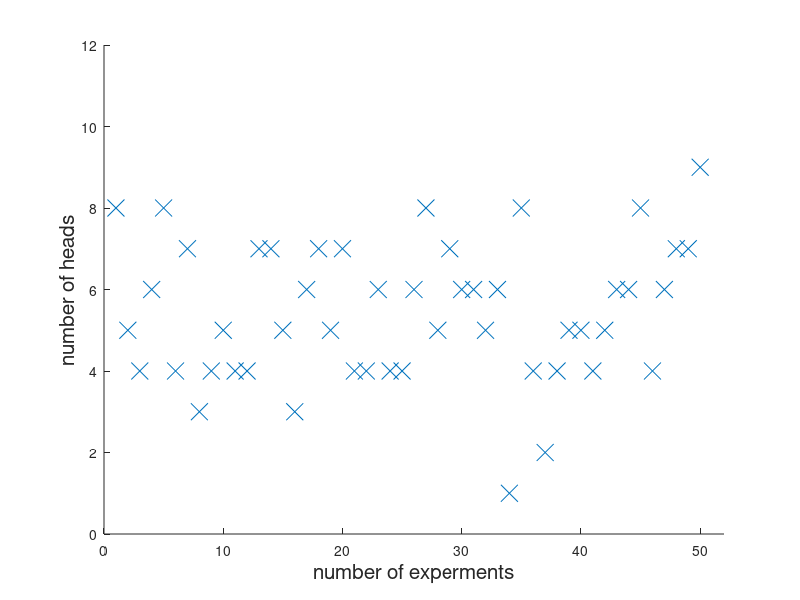
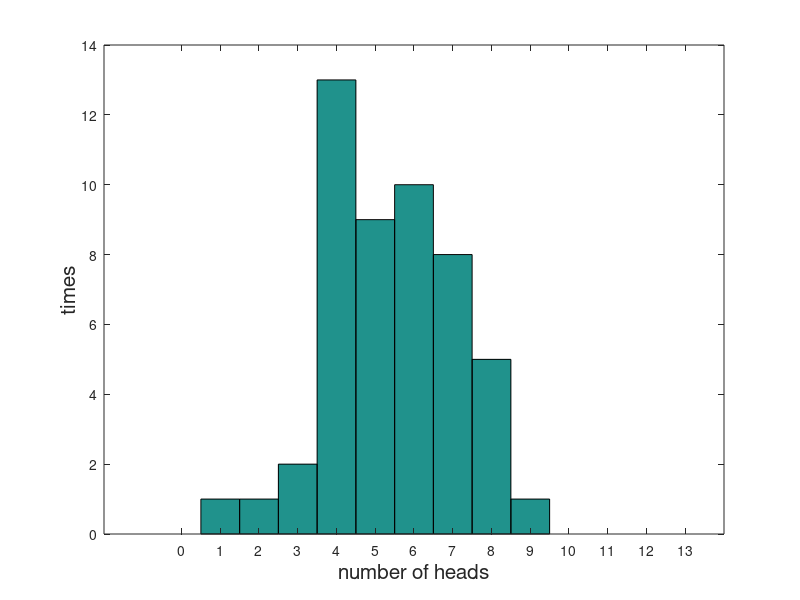
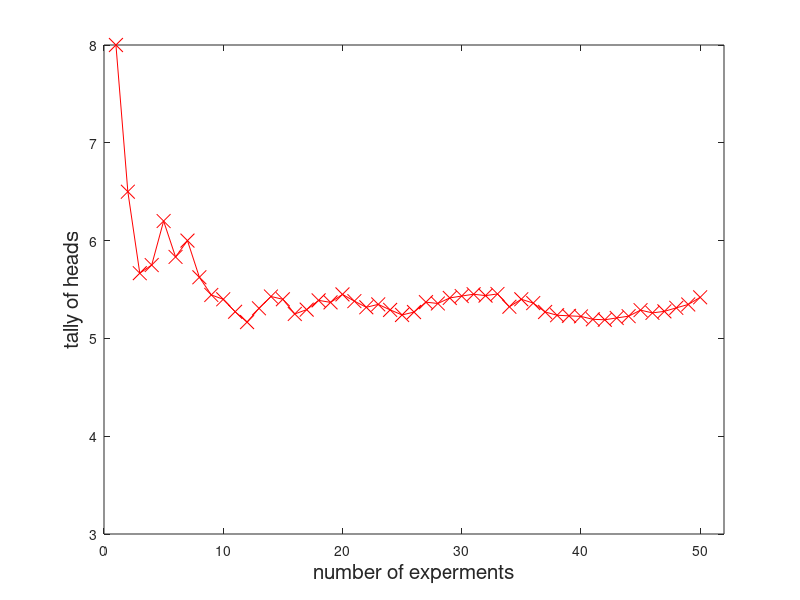

Write the MATLAB code that produced these figures, in order.
close all; clear; clc;
heads = [8 5 4 6 8 4 7 3 4 5,...
         4 4 7 7 5 3 6 7 5 7,...
         4 4 6 4 4 6 8 5 7 6,...
         6 5 6 1 8 4 2 4 5 5,...
         4 5 6 6 8 4 6 7 7 9];

scatter(1:50,heads,150,'x');
axis([0 52 0 12]);
xlabel('number of experments','FontSize',15);
ylabel('number of heads','FontSize',15);

figure;
hist(heads,0:13);
xlabel('number of heads','FontSize',15);
ylabel('times','FontSize',15);

tally = zeros(0,50);
for i = 1 : 50
    tally(i) = sum(heads(1:i)) / i;
end

figure;
plot(1:50, tally, 'r-x','MarkerSize',10);
axis([0 52 3 8]);
xlabel('number of experments','FontSize',15);
ylabel('tally of heads','FontSize',15);